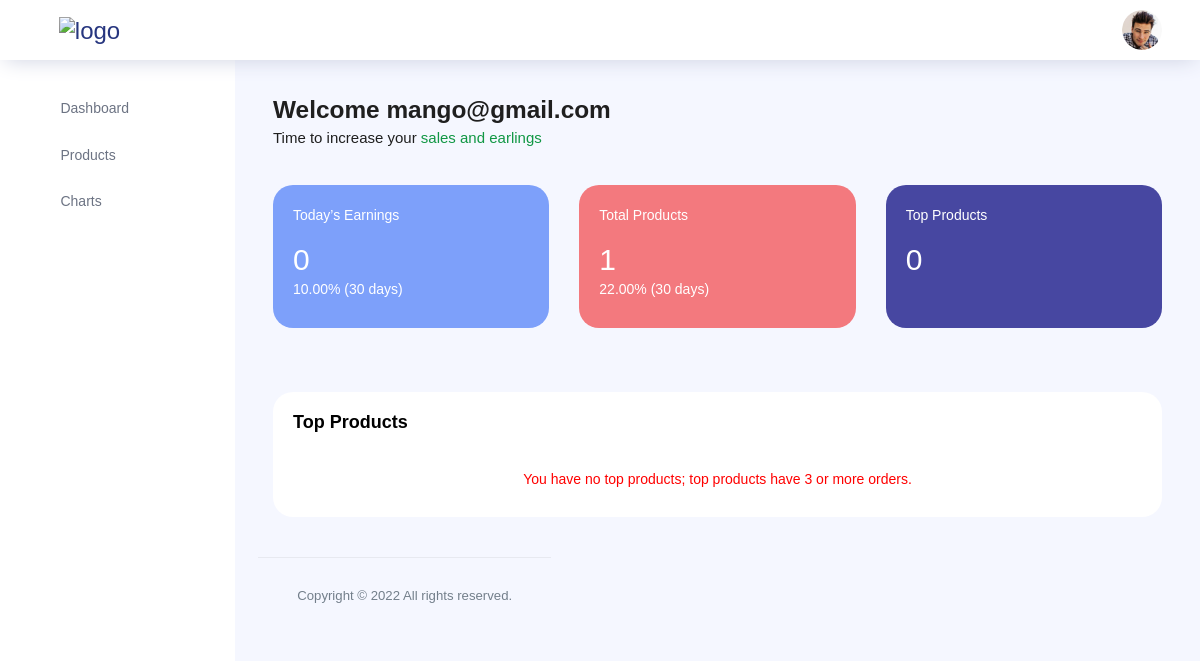
The app's page /seller_dash/ (signed in), older data.
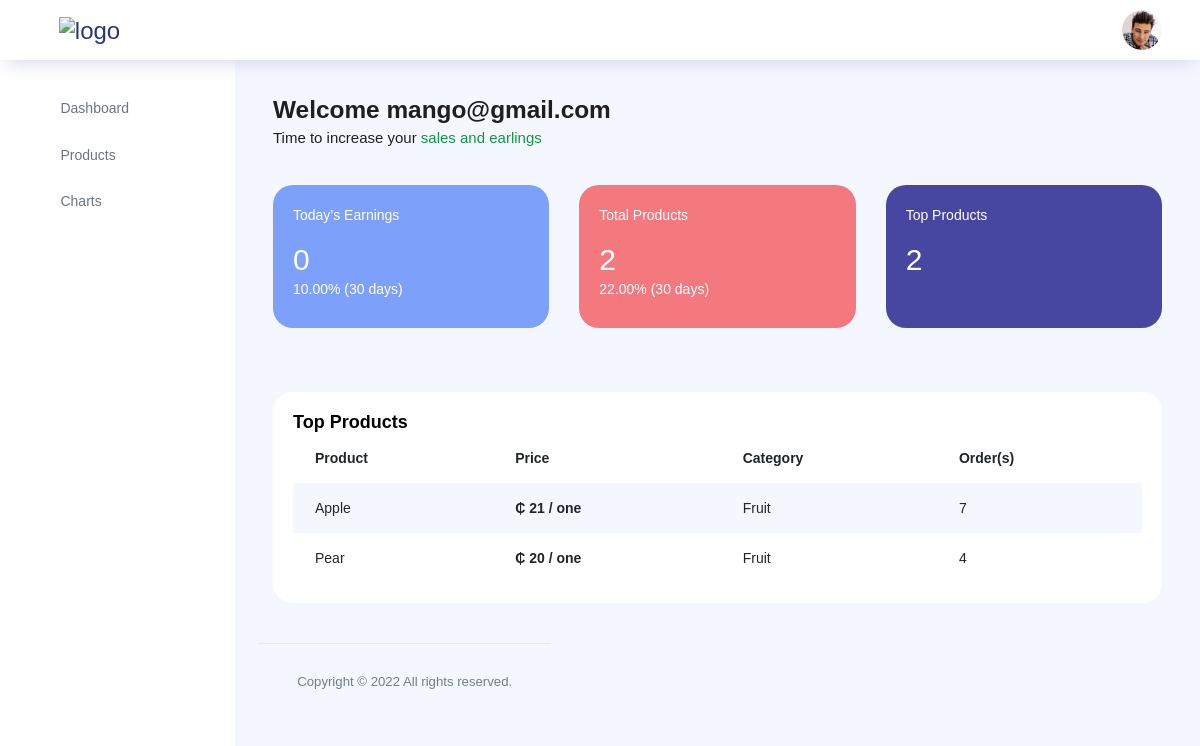
The same page, newer data.
### main/models.py (models this page shows, shortened)
class Customusers(AbstractUser):
    email = models.EmailField(null=True, blank=True, unique=False)
    atype = models.CharField(null=True, blank=True, max_length=30)
    name = models.CharField(null=True, blank=True,max_length=300)
    earning = models.IntegerField(null=True, blank=True, default=0)

class product(models.Model):
    title = models.CharField(null=True,blank=True,max_length=400)
    desc = models.CharField(null=True,blank=True,max_length=700)
    sku = models.CharField(null=True,blank=True,max_length=20)
    brand = models.CharField(null=True,blank=True,max_length=500)
    price = models.CharField(null=True,blank=True,max_length=20)
    image = models.ImageField(upload_to='product_images')
    cat = models.CharField(null=True,blank=True,max_length=20)
    seller = models.ForeignKey(AUTH_USER_MODEL,on_delete=models.CASCADE)
    score = models.IntegerField(null=True,blank=True,default=0)
    added_on = models.DateTimeField(auto_now_add=True)

### seller/views.py (the view)
# urls.py: path("seller_dash/",views.dash, name="dash"),
@login_required(login_url='signin')#user must login to access this page
def dash(request):#dashboard function
    context = {}
    toppro = product.objects.filter(seller=Customusers.objects.get(username= request.user.username)).filter(score__gte=3).order_by('-score')
    if len(toppro)>0:
        context["toppro"] = toppro
        context["notnone"] = "notnone"
    else:
        context["none"]="none"
    allpro = product.objects.filter(seller=Customusers.objects.get(username=request.user.username))
    context["allpro"] = allpro
    return render (request,"dashboard.html",context)

### seller/templates/dashboard.html (shortened to what this page needs)
{% extends 'basetemp.html' %}
{% block content %}
      <div class="main-panel">
        <div class="content-wrapper">
          <div class="row">
            <div class="col-md-12 grid-margin">
              <div class="row">
                <div class="col-12 col-xl-8 mb-4 mb-xl-0">
                  <h3 class="font-weight-bold">Welcome {{request.user.username}}</h3>
                  <h6 class="font-weight-normal mb-0">Time to increase your <span class="text-primary">sales and earlings</span></h6>
                </div>
              </div>
            </div>
          </div>
          <div class="row">
            <div class="col-md-12 grid-margin transparent">
              <div class="row">
                <div class="col-md-4 mb-4 stretch-card transparent">
                  <div class="card card-tale">
                    <div class="card-body">
                      <p class="mb-4">Today’s Earnings</p>
                      <p class="fs-30 mb-2">{{request.user.earning}}</p>
                      <p>10.00% (30 days)</p>
                    </div>
                  </div>
                </div>
                <div class="col-md-4 mb-4 stretch-card transparent">
                  <div class="card card-light-danger">
                    <div class="card-body">
                      <p class="mb-4">Total Products</p>
                      <p class="fs-30 mb-2">{{allpro |length }}</p>
                      <p>22.00% (30 days)</p>
                    </div>
                  </div>
                </div>
                <div class="col-md-4 mb-4 stretch-card transparent">
                  <div class="card card-dark-blue">
                    <div class="card-body">
                      <p class="mb-4">Top Products</p>
                      <p class="fs-30 mb-2">{{toppro | length}}</p>
                    </div>
                  </div>
                </div>
              </div>
            </div>
          </div>
          <div class="row">
            <div class="col-md-12 grid-margin stretch-card">
              <div class="card">
                <div class="card-body">
                  <p class="card-title mb-0">Top Products</p>
                  {% if notnone %}
                  <div class="table-responsive">
                    <table class="table table-striped table-borderless">
                      <thead>
                        <tr>
                          <th>Product</th>
                          <th>Price</th>
                          <th>Category</th>
                          <th>Order(s)</th>
                        </tr>
                      </thead>
                      <tbody>
                        {% for p in toppro %}
                        <tr>
                          <td>{{p.title}}</td>
                          <td class="font-weight-bold">&#8373; {{p.price}} / one</td>
                          <td>{{p.cat}}</td>
                          <td>{{p.score}}</td>
                        </tr>
                        {% endfor %}
                      </tbody>
                    </table>
                  </div>
                  {% endif %}
                  {% if none %}
                  <br>
                  <br>
                  <div style="text-align:center; color:red;">
                    <p>You have no top products; top products have 3 or more orders.</p>
                  </div>
                  {% endif %}
                </div>
              </div>
            </div>
        {% endblock %}

### seller/templates/basetemp.html (shortened to what this page needs)
<!DOCTYPE html>
<html lang="en">
<head>
  <link rel="stylesheet" href="/static/seller/vendors/feather/feather.css">
  <link rel="stylesheet" href="/static/seller/vendors/ti-icons/css/themify-icons.css">
  <link rel="stylesheet" href="/static/seller/vendors/css/vendor.bundle.base.css">
  <link rel="stylesheet" href="/static/seller/vendors/datatables.net-bs4/dataTables.bootstrap4.css">
  <link rel="stylesheet" href="/static/seller/vendors/ti-icons/css/themify-icons.css">
  <link rel="stylesheet" href="/static/seller/css/vertical-layout-light/style.css">
</head>
<body>
  <div class="container-scroller">
    <nav class="navbar col-lg-12 col-12 p-0 fixed-top d-flex flex-row">
      <div class="text-center navbar-brand-wrapper d-flex align-items-center justify-content-center">
        <a class="navbar-brand brand-logo mr-5" href="{% url 'home' %}"><img src="/static/main/images/logo1.png" class="mr-2" alt="logo"/></a>
      </div>
      <div class="navbar-menu-wrapper d-flex align-items-center justify-content-end">
        <ul class="navbar-nav navbar-nav-right">
          <li class="nav-item nav-profile dropdown">
            <a class="nav-link dropdown-toggle" href="#" data-toggle="dropdown" id="profileDropdown">
              <img src="/static/seller/images/faces/face28.jpg" alt="profile"/>
            </a>
          </li>
        </ul>
      </div>
    </nav>
    <div class="container-fluid page-body-wrapper">
      <nav class="sidebar sidebar-offcanvas" id="sidebar">
        <ul class="nav">
          <li class="nav-item">
            <a class="nav-link" href="{% url 'dash' %}?id=1">
              <i class="icon-grid menu-icon"></i>
              <span class="menu-title">Dashboard</span>
            </a>
          </li>
          <li class="nav-item">
            <a class="nav-link" href="{% url 'myproduct' %}" aria-expanded="false" aria-controls="form-elements">
              <i class="icon-grid-2 menu-icon"></i>
              <span class="menu-title">Products</span>
            </a>
          </li>
          <li class="nav-item">
            <a class="nav-link" href="#charts" aria-expanded="false" aria-controls="charts">
              <i class="icon-bar-graph menu-icon"></i>
              <span class="menu-title">Charts</span>
            </a>
          </li>
        </ul>
      </nav>
        {% block content %}{% endblock  %}
        <footer class="footer">
          <div class="d-sm-flex justify-content-center justify-content-sm-between">
            <span class="text-muted text-center text-sm-left d-block d-sm-inline-block">Copyright © 2022 All rights reserved.</span>
          </div>
        </footer>
      </div>
    </div>
  </div>
</body>
</html>

Row changes from the older to the newer data that the page shows:
added product: title "Apple", price "21", cat "Fruit", score "7"
now on this page (row edited): product: title "Pear", price "20", cat "Fruit", score "4"
Text that changed along with them:
{{ allpro |length }}: "1" → "2"
{{ toppro | length }}: "0" → "2"
text no longer shown: "You have no top products; top products have 3 or more orders."
text now shown: "Product Price Category Order(s)"
